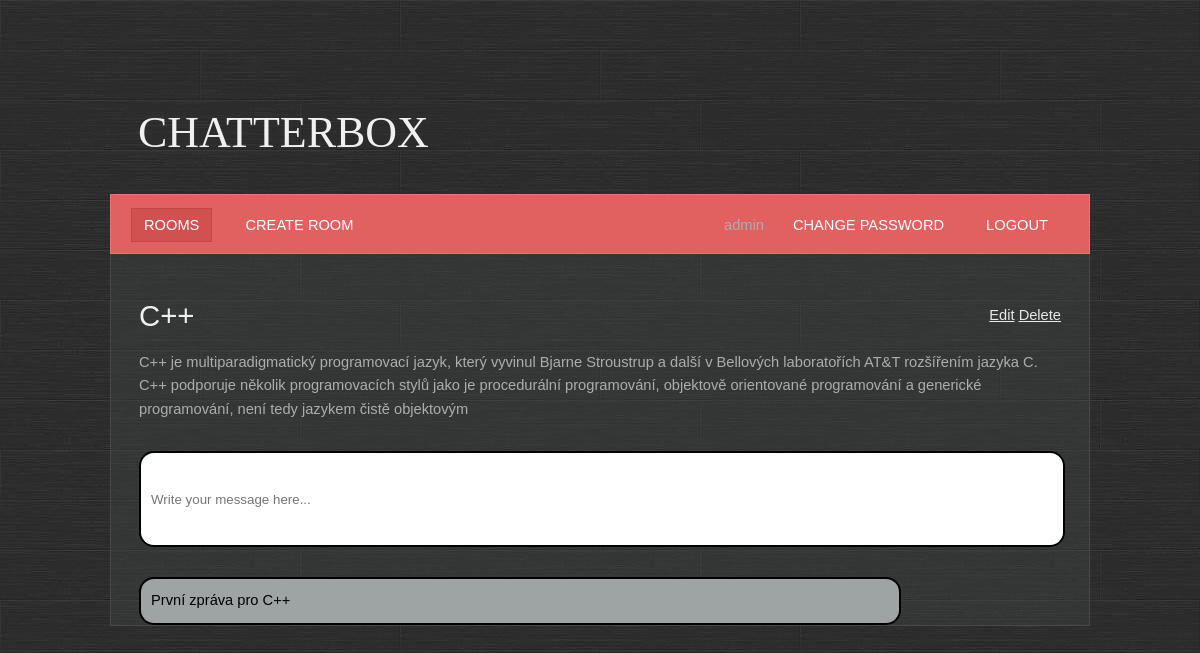
The page /room/detial/3/ (signed in) on the database its author committed.
### base/models.py (models this page shows, shortened)
class Room(Model):
    name = models.CharField(max_length=200, unique=True)
    description = models.TextField(null=True, blank=True)
    participants = models.ManyToManyField(User, related_name='participants', blank=True)
    created = models.DateTimeField(auto_now_add=True)
    updated = models.DateTimeField(auto_now=True)
    class Meta:
        ordering = ['-created', 'name']

class Message(Model):
    body = models.TextField()
    room = models.ForeignKey(Room, on_delete=models.CASCADE)
    user = models.ForeignKey(User, on_delete=models.CASCADE)
    created = models.DateTimeField(auto_now_add=True)
    updated = models.DateTimeField(auto_now=True)
    class Meta:
        ordering = ['-created', 'body']

### base/views.py (the view, shortened to what this page needs)
# urls.py: path('room/detial/<pk>/', base.views.room, name='room'),
@login_required
def room(request, pk):
    room = Room.objects.get(id=pk)
    messages = room.message_set.all()
    context = {'room': room,
               'messages': messages}
    return render(request, template_name='base/room.html', context=context)

### base/templates/base/room.html (shortened to what this page needs)
{% extends 'main.html' %}
{% block content %}
    <div class="last-child">
                <a href="{% url 'room_update' room.id %}">Edit</a>
                <a href="{% url 'room_delete' room.id %}">Delete</a>
    </div>
    <h1>{{ room.name }}</h1>
    <br>
    <div class="box">{{ room.description }}</div>
    <div class="box room__message">
        <form method="post">
            <input name="body" placeholder="Write your message here..."/>
    </form>
    </div>
    {% for message in messages %}
        <div class="message">{{ message.body }}</div>
    {% endfor %}
{% endblock %}

### templates/navbar.html
<ul>
    <li class="first active">
        <a href="{% url 'rooms' %}">Rooms</a>
    </li>
    <li>
        <a href="{% url 'room_create' %}">Create room</a>
    </li>
    {% if user.is_authenticated %}
        <li class="last-child">
            <a href="{% url 'logout' %}">Logout</a>
        </li>
        <li class="last-child">
            <a href="{% url 'password_change' %}">Change password</a>
        </li>
        <li class="last-child">{{ user.username }}
        </li>
    {% else %}
        <li class="last-child">
            <a href="{% url 'login' %}">Login</a>
        </li>
    {% endif %}
</ul><br class="clearfix"/>

### static/styles/style.css (style rules this page uses)
* { margin: 0; padding: 0; }
a { text-decoration: underline; color: #e8e8e8; }
body { font-size: 11pt; line-height: 1.6em; font-family: Arial, sans-serif; background: #9ea3a3; color: #adadad; background: url(/static/images/bg.jpg); }
h1,h2,h3,h4 { text-transform: uppercase; font-weight: normal; color: #f0f0f0; }
ul { margin-bottom: 1.25em; }
ul { list-style: none; }
.last-child { float:right; }
.message { width: 80%; padding: 10px; color: black; background: #9ea3a3; border-radius: 15px; border: 2px solid black; }
.room__message { background: white; border-radius: 15px; border: 2px solid black; width: 100%; }
.room__message > form > input { resize: none; border: none; outline: none; padding: 10px; height: 4.5rem; width: 100%; }
.box { overflow: hidden; margin: 0 0 30px 0; }
#menu a { text-decoration: none; text-transform: uppercase; color: #ffffff; padding: 8px 12px 8px 12px; border: solid 1px #e16060; }
#menu ul { list-style: none; }
#menu ul li { display: inline; padding: 0 8px 0 8px; }
#menu ul li.first { padding-left: 0; }
#menu ul li.active a { background: #D15050; border: solid 1px #C64545; }

### rows shown on the page
Room: name "C++", description "C++ je multiparadigmatický programovací jazyk, který vyvinul Bjarne Stroustrup a další v Bellových laboratořích AT&T rozšířením jazyka C. C++ podporuje několik programovacích stylů jako je procedurální programování, objektově orientované programování a generické programování, není tedy jazykem čistě objektovým"
Message: body "První zpráva pro C++"

### other values the page prints
{{ user.username }} "admin"
